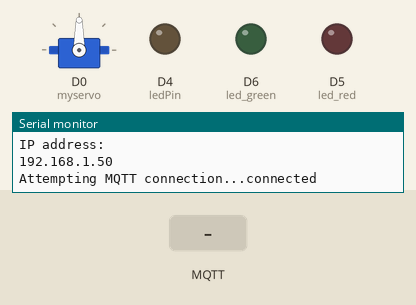
Bench run of a sketch on a simulated ESP8266 (NodeMCU). Parts: servo, output pins drawn as LEDs (lit = HIGH), the last lines printed to the serial monitor. The inputs (shaded band) are chosen by the test bench. WiFi joins after 1.5 s; servers stay silent unless stated; no MQTT or app messages arrive unless stated.

Above: at 3.0 s.
3.1 s: MQTT message "3" arrives on the first subscribed topic
At 5.7 s:
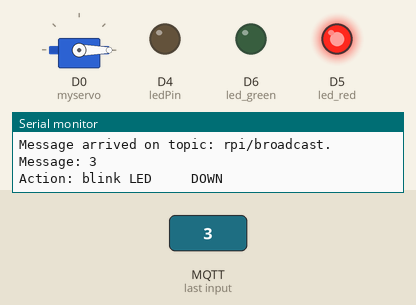
6.0 s: MQTT message "1" arrives on the first subscribed topic
At 7.9 s:
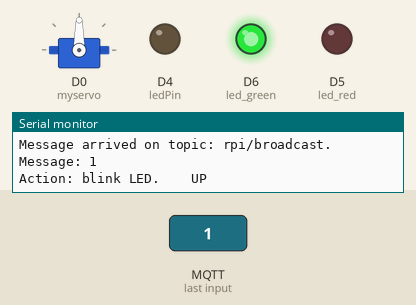
8.9 s: MQTT message "12" arrives on the first subscribed topic
At 11.3 s:
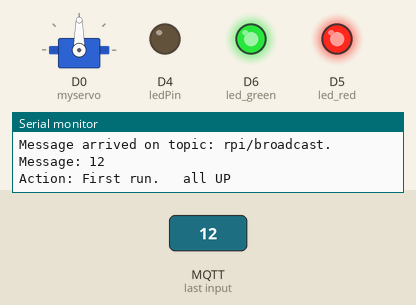
11.8 s: MQTT message "3" arrives on the first subscribed topic
At 12.8 s:
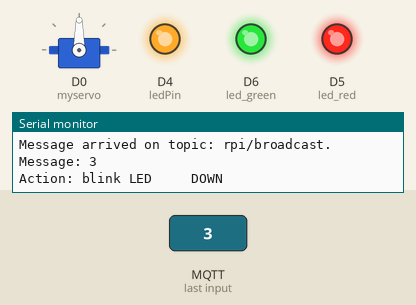
Timing chart, 0 to 14.8 s (numbered marks = the images above; inputs shaded):
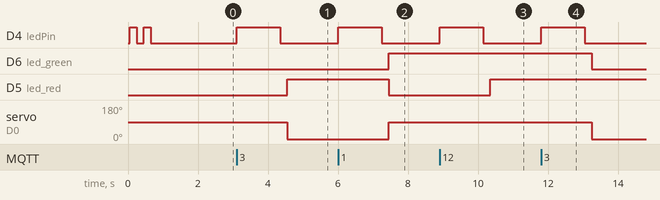

The sketch:

sketch_jan19b.ino
```cpp
/*********
  Author: Jitesh Saini
  This code is built upon the example code in pubsubclient library
  Complete project details at https://helloworld.co.in
*********/

#include <ESP8266WiFi.h>
#include <PubSubClient.h>
#include <Servo.h>

// Replace the SSID/Password details as per your wifi router
const char* ssid = "";
const char* password = "";
Servo myservo;  // create servo object to control a servo


// Replace your MQTT Broker IP address here:
const char* mqtt_server = "";

WiFiClient espClient;
PubSubClient client(espClient);

long lastMsg = 0;
int pos = 90;    // variable to store the servo position

#define ledPin 2
#define led_red D5
#define led_green D6


void blink_led(unsigned int times, unsigned int duration){
  for (int i = 0; i < times; i++) {
    digitalWrite(ledPin, HIGH);
    delay(duration);
    digitalWrite(ledPin, LOW);
    delay(200);
  }
}

void setup_wifi() {
  delay(50);
  Serial.println();
  Serial.print("Connecting to ");
  Serial.println(ssid);

  WiFi.begin(ssid, password);

  int c=0;
  while (WiFi.status() != WL_CONNECTED) {
    blink_led(2,200); //blink LED twice (for 200ms ON time) to indicate that wifi not connected
    delay(1000); //
    Serial.print(".");
    c=c+1;
    if(c>10){
        ESP.restart(); //restart ESP after 10 seconds
    }
  }

  Serial.println("");
  Serial.println("WiFi connected");
  Serial.println("IP address: ");
  Serial.println(WiFi.localIP());

}

void connect_mqttServer() {
  // Loop until we're reconnected
  while (!client.connected()) {

        //first check if connected to wifi
        if(WiFi.status() != WL_CONNECTED){
          //if not connected, then first connect to wifi
          setup_wifi();
        }

        //now attemt to connect to MQTT server
        Serial.print("Attempting MQTT connection...");
        // Attempt to connect
        if (client.connect("ESP32_client2")) { // Change the name of client here if multiple ESP32 are connected
          //attempt successful
          Serial.println("connected");
          // Subscribe to topics here
          client.subscribe("rpi/broadcast");
          //client.subscribe("rpi/xyz"); //subscribe more topics here

        }
        else {
          //attempt not successful
          Serial.print("failed, rc=");
          Serial.print(client.state());
          Serial.println(" trying again in 2 seconds");

          blink_led(3,200); //blink LED three times (200ms on duration) to show that MQTT server connection attempt failed
          // Wait 2 seconds before retrying
          delay(2000);
        }
  }

}

//this function will be executed whenever there is data available on subscribed topics
void callback(char* topic, byte* message, unsigned int length) {
  Serial.print("Message arrived on topic: ");
  Serial.print(topic);
  Serial.print(". Message: ");
  String messageTemp;

  for (int i = 0; i < length; i++) {
    Serial.print((char)message[i]);
    messageTemp += (char)message[i];
  }
  Serial.println();

  // Check if a message is received on the topic "rpi/broadcast"
  if (String(topic) == "rpi/broadcast") {
      if(messageTemp == "3"){
        Serial.println("Action: blink LED     DOWN");
        blink_led(1,1250); //blink LED once (for 1250ms ON time)
        myservo.write(0);              // tell servo to go to position in variable 'pos'
        digitalWrite(led_red, HIGH);
        digitalWrite(led_green, LOW);
      }

      if(messageTemp == "1"){
        Serial.println("Action: blink LED.    UP");
        blink_led(1,1250); //blink LED once (for 1250ms ON time)
        myservo.write(90);              // tell servo to go to position in variable 'pos'
        digitalWrite(led_green, HIGH);
        digitalWrite(led_red, LOW);

      }

      if(messageTemp == "12"){
        Serial.println("Action: First run.   all UP");
        blink_led(1,1250); //blink LED once (for 1250ms ON time)
        myservo.write(90);             // tell servo to go to position in variable 'pos'
        digitalWrite(led_green, HIGH);
        digitalWrite(led_red, HIGH);
      }
  }

  //Similarly add more if statements to check for other subscribed topics
}

void setup() {
  pinMode(D5, OUTPUT);
  pinMode(D6, OUTPUT);
  pinMode(ledPin, OUTPUT);
  Serial.begin(115200);
  myservo.attach(D0);
  setup_wifi();
  client.setServer(mqtt_server,1883);//1883 is the default port for MQTT server
  client.setCallback(callback);
}

void loop() {

  if (!client.connected()) {
    connect_mqttServer();
  }

  client.loop();

  long now = millis();
  if (now - lastMsg > 4000) {
    lastMsg = now;

    client.publish("esp32/sensor2", "37"); //topic name (to which this ESP32 publishes its data). 37 is the dummy value.

  }

}
```

Measured:
- after the input at 3.1 s, D4 (ledPin): LOW → HIGH at once, → LOW 1.3 s later; D5 (led_red): LOW → HIGH after 1.5 s; servo on D0 (myservo): 90° → 0° after 1.5 s
- after the input at 6.0 s, D4 (ledPin): LOW → HIGH at once, → LOW 1.3 s later; D6 (led_green): LOW → HIGH after 1.5 s; D5 (led_red): HIGH → LOW after 1.5 s; servo on D0 (myservo): 0° → 90° after 1.5 s
- after the input at 8.9 s, D4 (ledPin): LOW → HIGH at once, → LOW 1.3 s later; D5 (led_red): LOW → HIGH after 1.5 s
- after the input at 11.8 s, D4 (ledPin): LOW → HIGH at once, → LOW 1.3 s later; D6 (led_green): HIGH → LOW after 1.5 s; servo on D0 (myservo): 90° → 0° after 1.5 s
